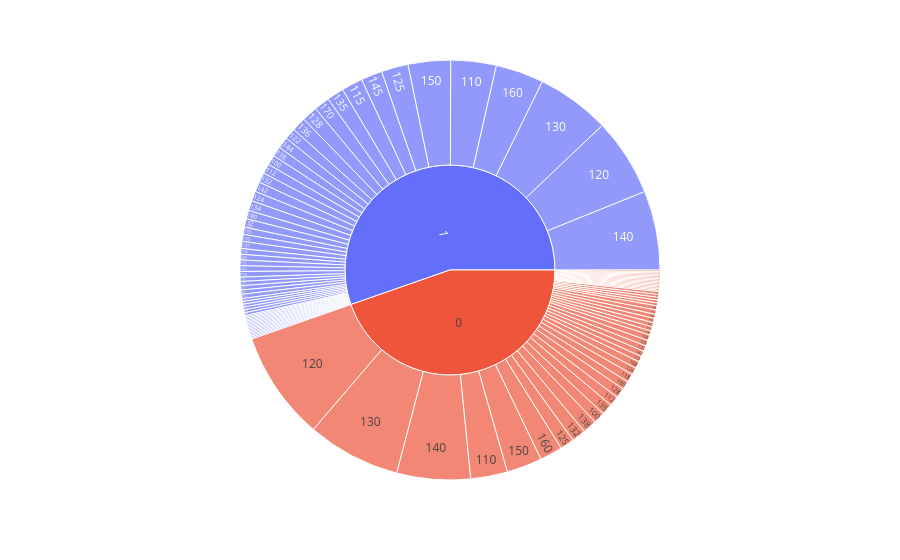

Source (notebook cell):
### Code cell
px.sunburst(dt,path=['HeartDisease','RestingBP'])

### Figure 1 — Plotly figure (JSON) as saved in the notebook; plotly's stock layout.template omitted (floating-point values rounded to 4 significant figures)
{"data": [{"branchvalues": "total", "domain": {"x": [0, 1], "y": [0, 1]}, "hovertemplate": "labels=%{label}<br>count=%{value}<br>parent=%{parent}<br>id=%{id}<extra></extra>", "ids": ["0/140", "1/160", "0/130", "1/138", "0/150", "0/120", "0/110", "1/140", "1/136", "0/115", "1/110", "1/100", "1/120", "0/100", "0/124", "1/150", "0/113", "0/125", "1/145", "1/125", "1/130", "0/112", "0/160", "1/112", "0/132", "1/118", "1/170", "0/142", "0/190", "1/135", "1/180", "0/108", "0/145", "1/115", "1/155", "1/128", "0/135", "0/180", "0/170", "1/106", "1/92", "1/200", "1/122", "0/122", "0/98", "0/105", "0/133", "1/95", "1/105", "0/155", "0/80", "1/137", "1/185", "1/165", "1/132", "1/142", "0/126", "1/133", "0/152", "1/116", "0/138", "1/124", "1/144", "0/154", "1/134", "0/104", "1/139", "0/128", "1/131", "0/134", "1/152", "1/126", "1/154", "1/141", "0/131", "1/178", "1/146", "1/158", "0/106", "0/136", "0/123", "1/102", "1/96", "0/139", "1/143", "1/104", "1/172", "1/156", "0/118", "1/190", "0/114", "1/127", "0/101", "1/174", "1/108", "0/156", "0/94", "0/148", "0/178", "1/117", "1/192", "1/123", "0/129", "0/102", "0/172", "0/146", "1/148", "1/114", "1/164", "0", "1"], "labels": ["140", "160", "130", "138", "150", "120", "110", "140", "136", "115", "110", "100", "120", "100", "124", "150", "113", "125", "145", "125", "130", "112", "160", "112", "132", "118", "170", "142", "190", "135", "180", "108", "145", "115", "155", "128", "135", "180", "170", "106", "92", "200", "122", "122", "98", "105", "133", "95", "105", "155", "80", "137", "185", "165", "132", "142", "126", "133", "152", "116", "138", "124", "144", "154", "134", "104", "139", "128", "131", "134", "152", "126", "154", "141", "131", "178", "146", "158", "106", "136", "123", "102", "96", "139", "143", "104", "172", "156", "118", "190", "114", "127", "101", "174", "108", "156", "94", "148", "178", "117", "192", "123", "129", "102", "172", "146", "148", "114", "164", "0", "1"], "name": "", "parents": ["0", "1", "0", "1", "0", "0", "0", "1", "1", "0", "1", "1", "1", "0", "0", "1", "0", "0", "1", "1", "1", "0", "0", "1", "0", "1", "1", "0", "0", "1", "1", "0", "0", "1", "1", "1", "0", "0", "0", "1", "1", "1", "1", "0", "0", "0", "0", "1", "1", "0", "0", "1", "1", "1", "1", "1", "0", "1", "0", "1", "0", "1", "1", "0", "1", "0", "1", "0", "1", "0", "1", "1", "1", "1", "0", "1", "1", "1", "0", "0", "0", "1", "1", "0", "1", "1", "1", "1", "0", "1", "0", "1", "0", "1", "1", "0", "0", "0", "0", "1", "1", "1", "0", "0", "0", "0", "1", "1", "1", "", ""], "type": "sunburst", "values": [52, 34, 66, 7, 25, 77, 26, 56, 10, 4, 32, 7, 55, 8, 5, 30, 1, 10, 15, 19, 52, 7, 16, 7, 10, 4, 11, 4, 1, 12, 6, 5, 3, 15, 5, 11, 8, 6, 3, 1, 1, 4, 8, 4, 1, 4, 3, 6, 5, 3, 1, 5, 1, 2, 7, 7, 3, 3, 3, 2, 10, 7, 8, 1, 7, 2, 3, 7, 3, 4, 4, 4, 2, 3, 1, 2, 3, 4, 2, 3, 1, 1, 1, 2, 2, 1, 1, 1, 6, 1, 1, 1, 1, 1, 2, 1, 2, 1, 1, 1, 1, 1, 1, 2, 1, 1, 1, 1, 1, 410, 508]}], "layout": {"legend": {"tracegroupgap": 0}, "margin": {"t": 60}}}
